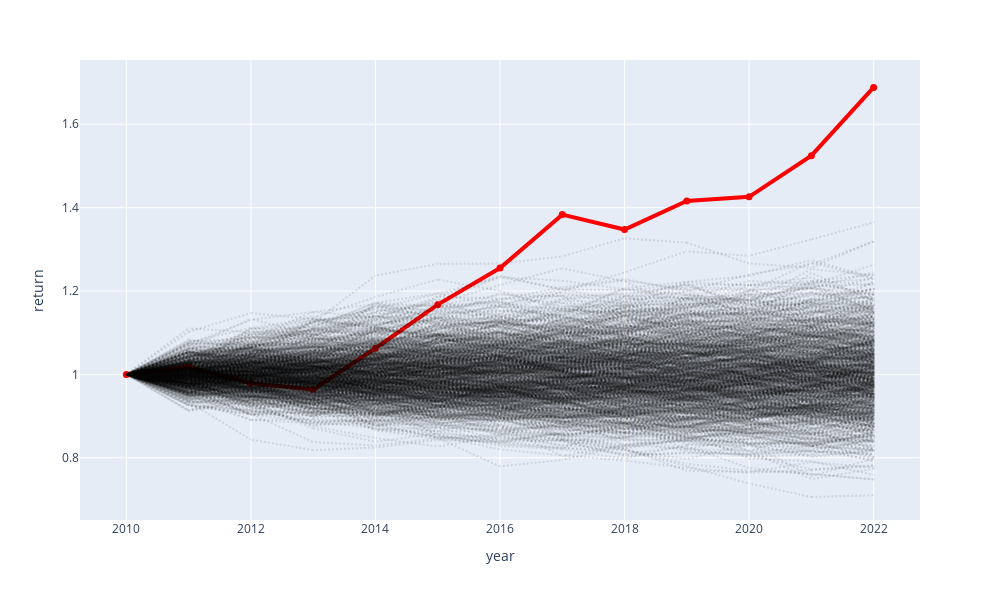

Here is the notebook cell this chart was saved with:
### Code cell
# plot_time_series(df, title="Factor vs Noise", ylabel="NAV", xlabel="Year", filename="factor_vs_noise.png")
import plotly.express as px
import matplotlib.pyplot as plt

# factor = f"cumu3_taxable_income_growth"
# factor = f"cumu3_new_dwellings_ratio"
# factor = f"cumu3_net_migration_ratio"
# factor = f"cumu3_neighbour_return"
# factor = f"inverse_cumulative_returns"

# Combined Factors
# factor = f"simple_linear_factor"
# factor = f"simple_linear_factor_with_mean_reversion"
factor = f"income_migration_intersection"
# factor = f"income_migration_intersection_with_mean_reversion"
# factor = f"income_migration_dwellings_intersection"

factor_series = pd.Series(timelines[factor].get_cumulative_returns(), name=factor)
noise_series = [pd.Series(timelines[f"noise_{i}"].get_cumulative_returns(), name=f"noise_{i}") for i in range(num_noise)]

df = pd.concat([factor_series] + noise_series, axis=1)

# Create the line chart for the noise series only
fig = px.line(df, y=[col for col in df.columns if col.startswith('noise_')])

# Update the traces for the noise lines to be black and less prominent
noise_opacity = 0.1  # Semi-transparent
for trace in fig.data:
    trace.update(line=dict(color="black", width=2, dash="dot"), opacity=noise_opacity)

# Now, add the factor line separately to ensure it's on top
fig.add_scatter(x=df.index, y=df[factor], mode='lines+markers', name=factor,
                line=dict(color='red', width=4),
                marker=dict(size=7, color='red'))

fig.update_layout(
        autosize=False,
        width=1000,
        height=600,
        hovermode="closest",
        showlegend=False,
    )

fig.update_xaxes(title_text="year")
fig.update_yaxes(title_text="return")

fig.show()
